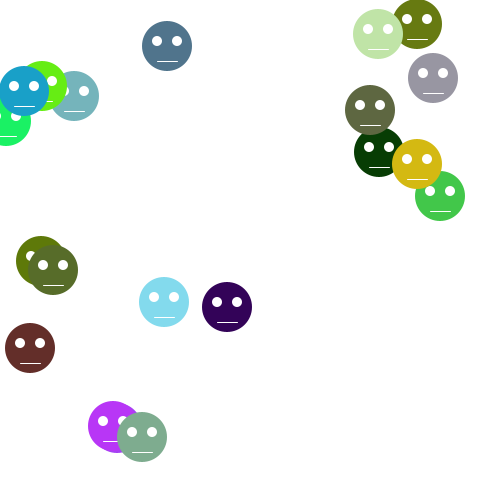
Frame 1 (no input)
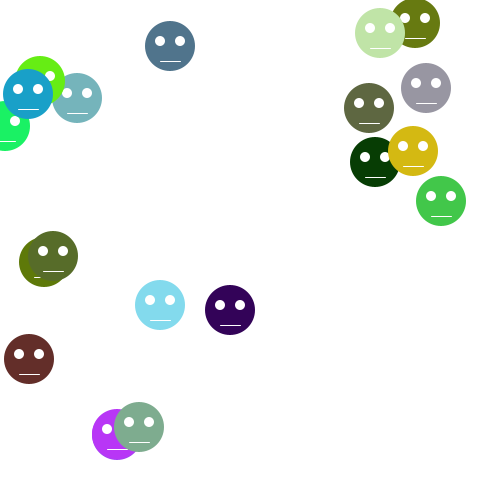
Frame 60 (the mouse pressed at the canvas centre just before this capture)
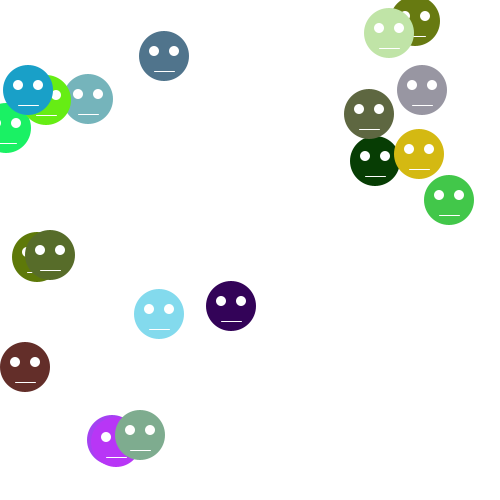
Frame 120 (the mouse held since frame 60 and released just before this capture)

The Processing sketch that drew these frames (run headless with seeded random() and noise(); from frame 60 on, the mouse is pressed at the canvas centre):

// Processing sketch: processing_65756
// ── processing_65756.pde


// MULTIPLIER LES INSTANCES D'UN OBJET

// On crée une liste d'objets
Personne[] population = new Personne[20] ;

void setup() {
 
 size (500,500) ;
 background(255) ;
 smooth() ;
 
 // Une boucle remplit la liste en instanciant les objets
 for (int i = 0; i < population.length; i++) {
 // Pour chaque nouvel objet, on tire au sort des valeurs de couleur :
 int rouge = int(random(255)) ;
 int vert = int(random(255)) ;
 int bleu = int(random(255)) ;
 // On crée/instancie un objet en lui passant les valeurs de couleur :
 population[i] = new Personne(rouge, vert, bleu) ;
 }
 
}


void draw() {
 
 background(255) ;
 
 // Dessin des objets
 for(int i=0; i < population.length; i++) {
 population[i].bouger() ;
 population[i].dessiner() ;
 } 
  
}


class Personne {
  
 // Les variables de la classe
 color peau ;
 int x ;
 int y ;
 
 // Le constructeur de la classe
 Personne (int r, int v, int b) {
 
 // Attribution des couleurs de peau à l'aide des paramètres du constructeur
 peau = color(r, v, b) ;
 // Valeurs de position
 x = int(random(500)) ;
 y = int(random(500)) ;
   
 }
 
 // AJOUTER UNE MÉTHODE POUR BOUGER
 void bouger() {
  
  x += int(random(-2,2)) ;
  y += int(random(-2,2)) ;
   
 }
 
 void dessiner() {
 
 fill (peau) ; // Couleur de peau
 noStroke() ; // Supprimer le contour pour le visage
 ellipse(x, y, 50, 50) ; // Tête
 fill (255) ; // Repasser en blanc pour les yeux
 stroke (255) ; // Passer en blanc pour la bouche
 line (x-10, y+15, x+10, y+15) ; // Bouche
 noStroke() ; // Supprimer le contour pour les yeux
 ellipse (x-10, y-5, 10, 10) ; // Œil gauche
 ellipse (x+10, y-5, 10, 10) ; // Œil droit
 
 }
  
}
